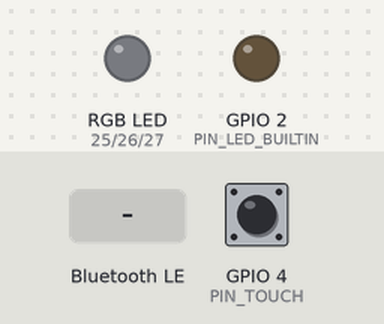
The sketch below on a simulated ESP32. On the bench: an RGB LED mixed from three pins (HIGH = lit), output pins drawn as LEDs (lit = HIGH). Dashed ring = blinking. The inputs (shaded band) are chosen by the test bench; at power-on: GPIO 4 (PIN_TOUCH) LOW. Nothing arrives over Bluetooth unless stated; a phone connects over Bluetooth LE 3 s after start; what the sketch prints to the serial monitor is not drawn.

Above: at 2.0 s.
2.1 s: GPIO 4 (PIN_TOUCH) pulled HIGH for 1 s
At 5.0 s:
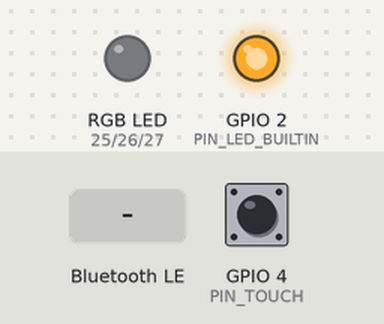
5.5 s: GPIO 4 (PIN_TOUCH) pulled HIGH for 0.15 s
At 5.56 s:
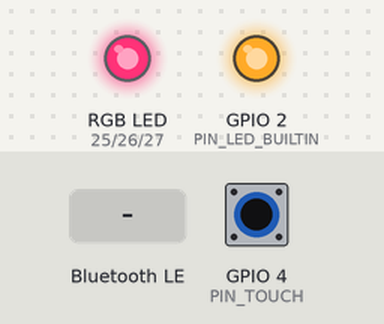
7.1 s: Bluetooth LE write "TOUCH" received
At 8.9 s:
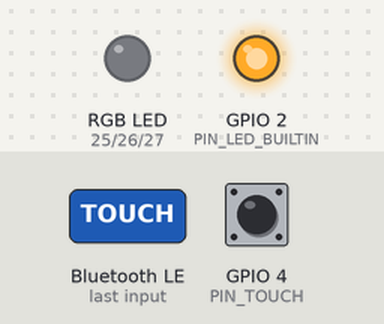
9.6 s: GPIO 4 (PIN_TOUCH) pulled HIGH for 0.15 s
At 10.3 s:
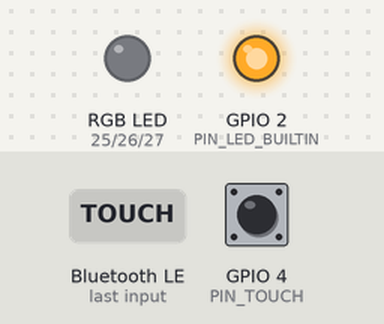
11.2 s: GPIO 4 (PIN_TOUCH) pulled HIGH for 3.2 s
At 11.26 s:
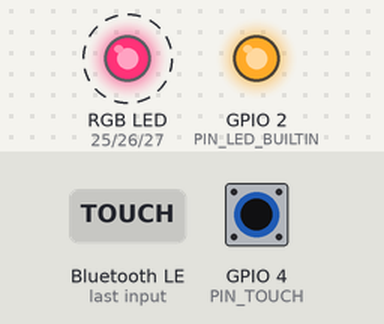
Timing chart, 0 to 15.8 s (numbered marks = the images above; inputs shaded):
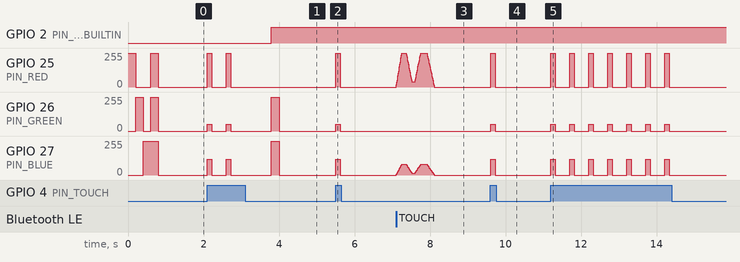

Measured:
- after the input at 2.1 s, GPIO 25 (PIN_RED): alternates 255/255 for 0.12 s and 0/255 for 0.38 s, 4 changes in all, then stays 0/255, starting at once
- after the input at 5.5 s, GPIO 25 (PIN_RED): 0/255 → 255/255 at once, → 0/255 0.12 s later; GPIO 26 (PIN_GREEN): 0/255 → 50/255 at once, → 0/255 0.12 s later; GPIO 27 (PIN_BLUE): 0/255 → 120/255 at once, → 0/255 0.12 s later
- after the input at 9.6 s, GPIO 25 (PIN_RED): 0/255 → 255/255 at once, → 0/255 0.12 s later; GPIO 26 (PIN_GREEN): 0/255 → 50/255 at once, → 0/255 0.12 s later; GPIO 27 (PIN_BLUE): 0/255 → 120/255 at once, → 0/255 0.12 s later
- after the input at 11.2 s, GPIO 25 (PIN_RED): alternates 255/255 for 0.12 s and 0/255 for 0.38 s, 14 changes in all, then stays 0/255, starting at once; GPIO 26 (PIN_GREEN): alternates 50/255 for 0.12 s and 0/255 for 0.38 s, 14 changes in all, then stays 0/255, starting at once

The sketch:

bracelet_esp32_ble.ino
```cpp
/*
  ====================================================================================
  BOND TOUCH — ESP32 WIRELESS BLE FIRMWARE (RGB LIGHT + TOUCH SENSOR)
  كود الـ ESP32 اللاسلكي: استقبال الإشارة عبر البلوتوث وتشعيل الـ RGB LED واللمس
  ====================================================================================

  WIRING FOR ESP32 DEV BOARD:
  ------------------------------------------------------------------------------------
  RGB LED (3 Pins + Common Ground):
    - RED Pin    --> GPIO 25  (through 220Ω resistor)
    - GREEN Pin  --> GPIO 26  (through 220Ω resistor)
    - BLUE Pin   --> GPIO 27  (through 220Ω resistor)
    - GND Pin    --> GND      (Common Cathode Ground)

  TOUCH BUTTON MODULE (3 Pins: VCC, GND, SIG):
    - VCC Pin    --> 3.3V  (or VIN)
    - GND Pin    --> GND
    - SIG Pin    --> GPIO 4   (Touch Signal Input)

  POWER:
    - Micro-USB cable plugged into phone charger or laptop / power bank
  ====================================================================================
*/

#include <BLEDevice.h>
#include <BLEServer.h>
#include <BLEUtils.h>
#include <BLE2902.h>

// PIN DEFINITIONS FOR ESP32
const int PIN_RED   = 25;
const int PIN_GREEN = 26;
const int PIN_BLUE  = 27;
const int PIN_TOUCH = 4;
const int PIN_LED_BUILTIN = 2; // Built-in blue LED on ESP32

// BLE UUIDs
#define SERVICE_UUID           "4fafc201-1fb5-459e-8fcc-c5c9c331914b"
#define CHARACTERISTIC_UUID_RX "beb5483e-36e1-4688-b7f5-ea07361b26a8"
#define CHARACTERISTIC_UUID_TX "a3c87500-8ed3-4bdf-8a39-a01bebede295"

BLEServer* pServer = NULL;
BLECharacteristic* pTxCharacteristic = NULL;
bool deviceConnected = false;
bool oldDeviceConnected = false;

// Touch sensor debouncing
unsigned long lastTouchTime = 0;
const unsigned long DEBOUNCE_DELAY = 500; // ms

// Smooth RGB color state
int curR = 0, curG = 0, curB = 0;

// Set RGB LED Color (0 to 255 for each channel)
void setRGB(int r, int g, int b) {
  curR = constrain(r, 0, 255);
  curG = constrain(g, 0, 255);
  curB = constrain(b, 0, 255);

  analogWrite(PIN_RED, curR);
  analogWrite(PIN_GREEN, curG);
  analogWrite(PIN_BLUE, curB);
}

// Fade smoothly to a target RGB color
void fadeRGB(int targetR, int targetG, int targetB, int steps, int stepDelayMs) {
  int startR = curR, startG = curG, startB = curB;

  for (int i = 0; i <= steps; i++) {
    int r = startR + ((targetR - startR) * i / steps);
    int g = startG + ((targetG - startG) * i / steps);
    int b = startB + ((targetB - startB) * i / steps);
    setRGB(r, g, b);
    delay(stepDelayMs);
  }
}

// BLE Server Callbacks
class MyServerCallbacks: public BLEServerCallbacks {
    void onConnect(BLEServer* pServer) {
      deviceConnected = true;
      digitalWrite(PIN_LED_BUILTIN, HIGH); // Light built-in LED when Bluetooth connected
      // Connection chime / color flash (Cyan)
      setRGB(0, 255, 255);
      delay(200);
      setRGB(0, 0, 0);
    };

    void onDisconnect(BLEServer* pServer) {
      deviceConnected = false;
      digitalWrite(PIN_LED_BUILTIN, LOW);
      setRGB(0, 0, 0);
    }
};

// BLE RX Callback (Receives Waveforms & Touches from Mobile Phone over Bluetooth)
class MyCallbacks: public BLECharacteristicCallbacks {
    void onWrite(BLECharacteristic *pCharacteristic) {
      std::string rxValue = pCharacteristic->getValue();

      if (rxValue.length() > 0) {
        String input = String(rxValue.c_str());
        input.trim();

        // Check if waveform received: WAVE:dur:r,g,b:lightCSV:soundCSV
        if (input.startsWith("WAVE:")) {
          parseAndPlayWaveform(input.substring(5));
        } else if (input == "TOUCH" || input == "V") {
          // Standard Heartbeat Pulse (Red Glow)
          playHeartbeat();
        }
      }
    }

    void playHeartbeat() {
      fadeRGB(255, 0, 80, 15, 10);
      delay(100);
      fadeRGB(40, 0, 15, 15, 10);
      delay(80);
      fadeRGB(255, 0, 80, 15, 10);
      delay(150);
      fadeRGB(0, 0, 0, 20, 10);
    }

    void parseAndPlayWaveform(String dataStr) {
      // Format: durationSec:r,g,b:lightCSV
      int c1 = dataStr.indexOf(':');
      if (c1 == -1) return;

      int durationSec = constrain(dataStr.substring(0, c1).toInt(), 1, 10);

      int c2 = dataStr.indexOf(':', c1 + 1);
      int baseR = 255, baseG = 65, baseB = 108; // Default Pinkish-Red

      String arrayStr = "";

      if (c2 != -1) {
        // Has RGB color prefix: r,g,b
        String colorStr = dataStr.substring(c1 + 1, c2);
        arrayStr = dataStr.substring(c2 + 1);

        int comma1 = colorStr.indexOf(',');
        int comma2 = colorStr.indexOf(',', comma1 + 1);
        if (comma1 != -1 && comma2 != -1) {
          baseR = colorStr.substring(0, comma1).toInt();
          baseG = colorStr.substring(comma1 + 1, comma2).toInt();
          baseB = colorStr.substring(comma2 + 1).toInt();
        }
      } else {
        arrayStr = dataStr.substring(c1 + 1);
      }

      int barMs = (durationSec * 1000) / 16;
      int stepDelay = max(1, barMs / 40);

      int idx = 0;
      int startPos = 0;

      while (idx < 16 && startPos < arrayStr.length()) {
        int commaPos = arrayStr.indexOf(',', startPos);
        if (commaPos == -1) commaPos = arrayStr.length();

        int intensity = arrayStr.substring(startPos, commaPos).toInt(); // 0 to 255
        intensity = constrain(intensity, 0, 255);

        // Scale RGB color by intensity
        int targetR = (baseR * intensity) / 255;
        int targetG = (baseG * intensity) / 255;
        int targetB = (baseB * intensity) / 255;

        // Smooth fade to this bar's color & brightness
        fadeRGB(targetR, targetG, targetB, 10, stepDelay);

        idx++;
        startPos = commaPos + 1;
      }

      // Smooth fade out
      fadeRGB(0, 0, 0, 15, 8);
    }
};

void setup() {
  Serial.begin(115200);

  pinMode(PIN_RED, OUTPUT);
  pinMode(PIN_GREEN, OUTPUT);
  pinMode(PIN_BLUE, OUTPUT);
  pinMode(PIN_TOUCH, INPUT);
  pinMode(PIN_LED_BUILTIN, OUTPUT);

  // Power-on self-test RGB rainbow sweep
  setRGB(255, 0, 0); delay(200);   // Red
  setRGB(0, 255, 0); delay(200);   // Green
  setRGB(0, 0, 255); delay(200);   // Blue
  setRGB(255, 255, 255); delay(200); // White
  setRGB(0, 0, 0);                 // Off

  // Create BLE Device
  BLEDevice::init("BondTouch_ESP32");

  // Create BLE Server
  pServer = BLEDevice::createServer();
  pServer->setCallbacks(new MyServerCallbacks());

  // Create BLE Service
  BLEService *pService = pServer->createService(SERVICE_UUID);

  // Create TX Characteristic (ESP32 -> Phone notification for Touch Sensor)
  pTxCharacteristic = pService->createCharacteristic(
                        CHARACTERISTIC_UUID_TX,
                        BLECharacteristic::PROPERTY_NOTIFY
                      );
  pTxCharacteristic->addDescriptor(new BLE2902());

  // Create RX Characteristic (Phone -> ESP32 incoming waveforms)
  BLECharacteristic *pRxCharacteristic = pService->createCharacteristic(
                                           CHARACTERISTIC_UUID_RX,
                                           BLECharacteristic::PROPERTY_WRITE
                                         );
  pRxCharacteristic->setCallbacks(new MyCallbacks());

  // Start BLE Service & Advertising
  pService->start();
  BLEAdvertising *pAdvertising = BLEDevice::getAdvertising();
  pAdvertising->addServiceUUID(SERVICE_UUID);
  pAdvertising->setScanResponse(true);
  pAdvertising->setMinPreferred(0x06);  // Functions that help with iPhone connections
  pAdvertising->setMinPreferred(0x12);
  BLEDevice::startAdvertising();

  Serial.println("==================================================");
  Serial.println("⚡ BOND TOUCH ESP32 BLE FIRMWARE INITIALIZED!");
  Serial.println("📡 Advertising as: BondTouch_ESP32");
  Serial.println("==================================================");
}

void loop() {
  // 1. Read Physical 3-Pin Touch Sensor (GPIO 4)
  if (digitalRead(PIN_TOUCH) == HIGH) { // TTP223 outputs HIGH on touch
    if (millis() - lastTouchTime > DEBOUNCE_DELAY) {
      lastTouchTime = millis();

      Serial.println("👉 Touch Sensor Pressed on ESP32!");

      // Brief local visual touch feedback (Soft Pink Pulse)
      setRGB(255, 50, 120);
      delay(120);
      setRGB(0, 0, 0);

      // Send BLE Notification to Phone!
      if (deviceConnected && pTxCharacteristic != NULL) {
        pTxCharacteristic->setValue("TOUCH");
        pTxCharacteristic->notify();
        Serial.println("📡 Sent TOUCH notification over BLE to phone!");
      }
    }
  }

  // Handle re-advertising on disconnect
  if (!deviceConnected && oldDeviceConnected) {
    delay(500); // give the bluetooth stack the chance to get things ready
    pServer->startAdvertising(); // restart advertising
    Serial.println("📡 Restarted BLE Advertising...");
    oldDeviceConnected = deviceConnected;
  }
  if (deviceConnected && !oldDeviceConnected) {
    oldDeviceConnected = deviceConnected;
  }

  delay(10);
}
```
